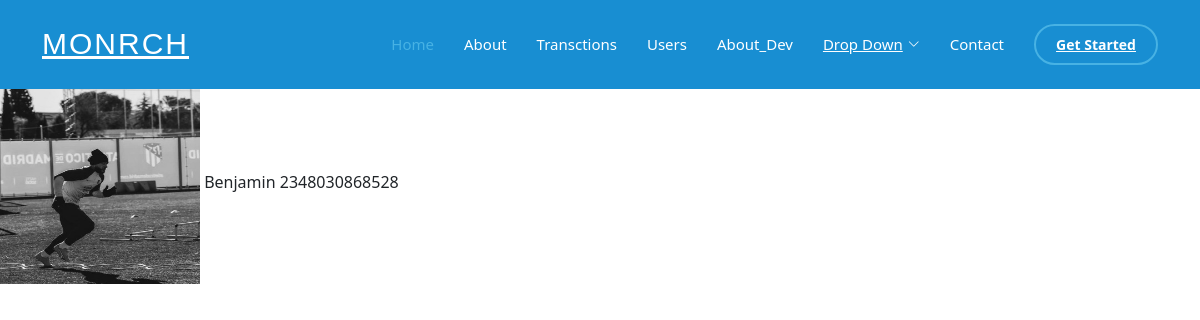
Screenshot of /viewprofile/Benjamin (signed in) with the database file from the repository.
### app.py (models this page shows, shortened)
class User(db.Model):
    id = db.Column(db.Integer, primary_key=True)
    username = db.Column(db.String, unique=True, nullable=False)
    password = db.Column(db.String, nullable=False)
    phone_number= db.Column(db.Integer, nullable = False)
    email = db.Column(db.String, nullable=False, unique=True)
    account_number = db.Column(db.String, nullable=False , unique=True)
    cash = db.Column(db.Integer, nullable=False, default=20000)
    profile_pic = db.Column(db.String)
    cash_history = db.relationship('CashHistory', backref='user', lazy=True)

### app.py (the view)
@app.route('/viewprofile/<username>')
def viewprofile(username):
    if not session.get('user'):
        return redirect("/signin")
    user = User.query.filter_by(username = username).first()
    username = user.username
    phonenumber = user.phone_number
    if not user:
        flash('User not found', 'danger')
        return redirect('/usermessage')
    return render_template('userinfo.html', user = user , username = username, phonenumber = phonenumber)

### templates/userinfo.html (shortened to what this page needs)
<!DOCTYPE html>
<html lang="en">
<head>
    <link rel="stylesheet",  href="{{url_for('static', filename='style.css')}}">
    <link rel="stylesheet" href="{{ url_for('static', filename='bootstrap.css') }}">
    <link rel="stylesheet" href="{{url_for('static', filename='aos/aos.css')}}">
    <link rel="stylesheet" href="{{url_for('static', filename='bootstrap-icons/bootstrap-icons.css')}}">
    <link rel="stylesheet" href="{{url_for('static', filename='boxicons/css/boxicons.min.css')}}">
    <link href="{{url_for('static', filename='glightbox/glightbox.min.css')}}" rel="stylesheet">
    <link href="{{url_for('static', filename='remixicon/remixicon.css')}}" rel="stylesheet">
    <link href="{{url_for('static', filename='swiper/swiper-bundle.min.css')}}" rel="stylesheet">
</head>
<body>
  <header id="header" class="fixed-top ">
		<div class="container d-flex align-items-center">
		  <h1 class="logo me-auto"><a href="/">MONRCH</a></h1>
		  <nav id="navbar" class="navbar">
			<ul>
			  <li><a class="nav-link scrollto active" href="/">Home</a></li>
			  <li><a class="nav-link scrollto" href="/about">About</a></li>
			  <li><a class="nav-link scrollto" href="/transaction_history">Transctions</a></li>
			  <li><a class="nav-link scrollto" href="/users">Users</a></li>
			  <li><a class="nav-link   scrollto" href="/Covenant.com">About_Dev</a></li>
			  <li class="dropdown"><a href="#"><span>Drop Down</span> <i class="bi bi-chevron-down"></i></a>
			  </li>
			  <li><a class="nav-link scrollto" href="/contact">Contact</a></li>
			  <li><a class="getstarted scrollto" href="/about">Get Started</a></li>
			</ul>
		  </nav>
		</div>
	   </header>End
  <section>
    <img src="{{ url_for('uploaded_file', filename=user.profile_pic) }}" width="200px" height="200px" alt="Profile Picture">
    {{username}}
    {{phonenumber}}
  </section>
</body>
</html>

### static/style.css (style rules this page uses)
body { font-family: "Open Sans", sans-serif; color: #444444; }
a { color: #47b2e4; text-decoration: none; }
h1, h2, h3, h4, h5, h6 { font-family: "Jost", sans-serif; }
#header { transition: all 0.5s; z-index: 997; background-color: #188ed2; padding: 15px 0; }
#header .logo { font-size: 30px; margin: 0; padding: 0; line-height: 1; font-weight: 500; letter-spacing: 2px; text-transform: uppercase; }
#header .logo a { color: #fff; }
.navbar { padding: 0; }
.navbar ul { margin: 0; padding: 0; display: flex; list-style: none; align-items: center; }
.navbar li { position: relative; }
.navbar a, .navbar a:focus { display: flex; align-items: center; justify-content: space-between; padding: 10px 0 10px 30px; font-size: 15px; font-weight: 500; color: #fff; white-space: nowrap; transition: 0.3s; }
.navbar a i, .navbar a:focus i { font-size: 12px; line-height: 0; margin-left: 5px; }
.navbar a:hover, .navbar .active, .navbar .active:focus, .navbar li:hover>a { color: #47b2e4; }
.navbar .getstarted, .navbar .getstarted:focus { padding: 8px 20px; margin-left: 30px; border-radius: 50px; color: #fff; font-size: 14px; border: 2px solid #47b2e4; font-weight: 600; }
section { padding: 60px 0; overflow: hidden; }

### rows the page displays
User: profile_pic (picture), username "Benjamin", phone_number "2348030868528"
